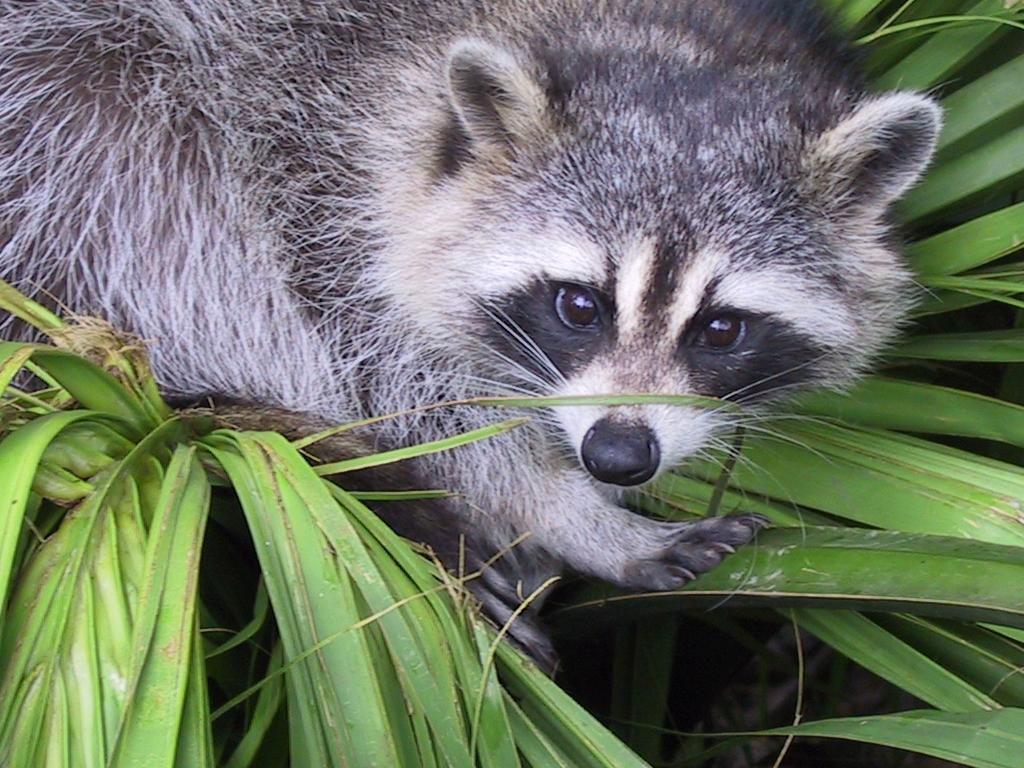
#> input picture Python-1-Array/ex04/animal.jpeg, 1024 x 768 px, found by its file name
$ python rotate.py
#> lines starting #> are read from the running program, lines starting #| are printed output that depends on the picture
### Python-1-Array/ex03/load_image.py
from PIL import Image
import numpy as np


def ft_load(path: str) -> np.ndarray:
#> called with path = 'animal.jpeg'
    SCRIPT_DIR = __file__.rsplit("/", 1)[0] if "/" in __file__ else "."
    IMAGE_PATH = f"{SCRIPT_DIR}/{path}"
    try:
        img = Image.open(IMAGE_PATH)
#> img is the input picture: PIL image 1024x768 RGB; mean R, G, B 110.7, 117.7, 102.1
        ar = np.array(img)
        print(f"{np.shape(ar)}")
#| (768, 1024, 3)
        return ar

    except FileNotFoundError:
        print(f"Error: Could not find image at {IMAGE_PATH}")

### Python-1-Array/ex04/rotate.py
import matplotlib.pyplot as plt
import numpy as np
from load_image import ft_load


def main():
    array = ft_load("animal.jpeg")

    if array is None:
        return

    # tableau d'origine
    print(array)
#> (printed output is left out)

    try:
        # slice le tableau d'origine# Mettre le canal Bleu à 255
        array[100:500, 450:850, 0] = 255
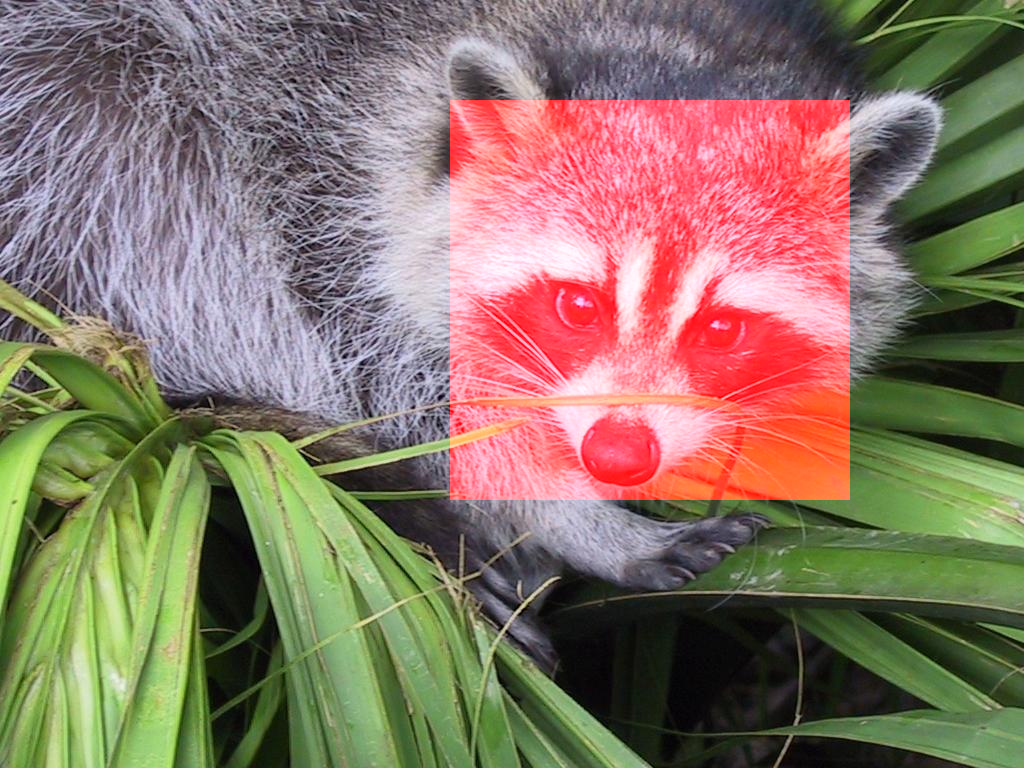
#> array: shape (768, 1024, 3); mean R, G, B 136.2, 117.7, 102.1

        # Mettre les canaux Vert et Rouge à 0
        array[100:500, 450:850, 1:] = 0
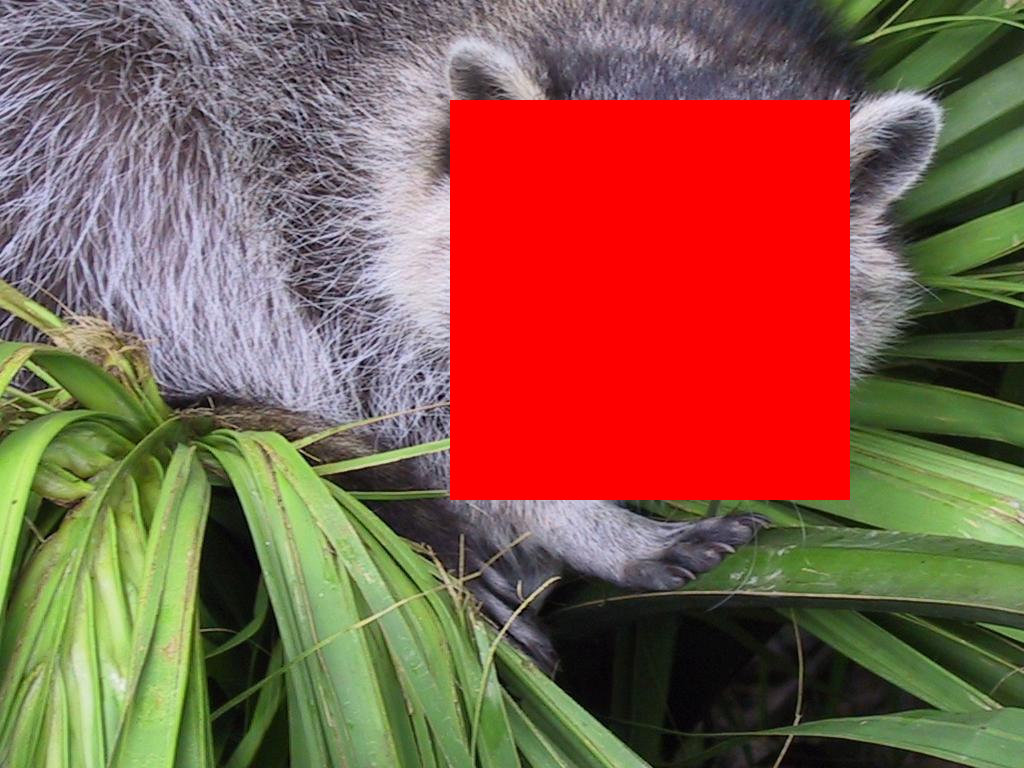
#> array: shape (768, 1024, 3); mean R, G, B 136.2, 91.9, 74.6
        m = array[100:500, 450:850, 1:]
        res = [[m[j][i][0] for j in range(len(m))] for i in range(len(m[0]))]
#> res = 400 items
        zoomed_array_rotate = np.array(res)
#> zoomed_array_rotate: shape (400, 400); every value is 0
        print(f"New shape after slicing: {zoomed_array_rotate.shape}")
#| New shape after slicing: (400, 400)
        print(zoomed_array_rotate)
#> (printed output is left out)
        # matplotlib pour display depuis un array https://matplotlib.org/stable/tutorials/images.html
        plt.imshow(zoomed_array_rotate)
        plt.show()

    except Exception as e:
        print(f"Error during zoom/slicing operation: {e}")


if __name__ == "__main__":
    main()

# [50 lines of commented-out code are left out]
